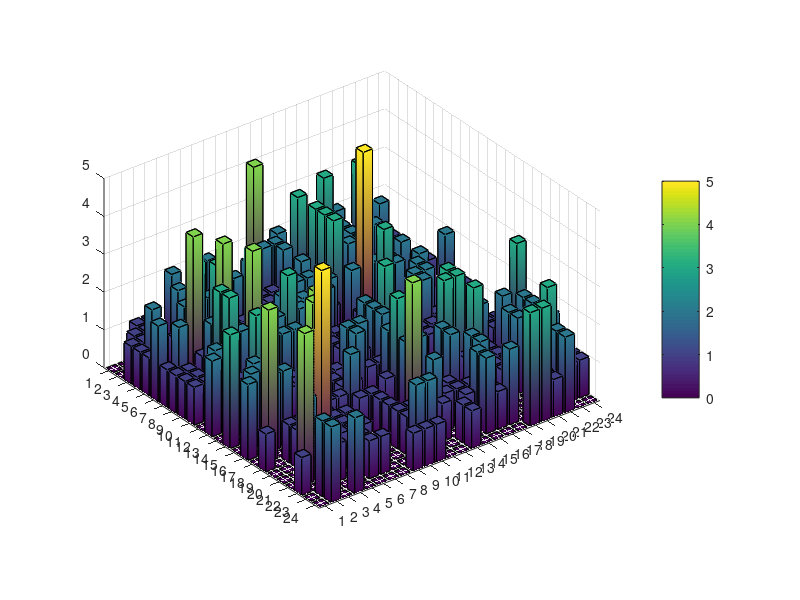
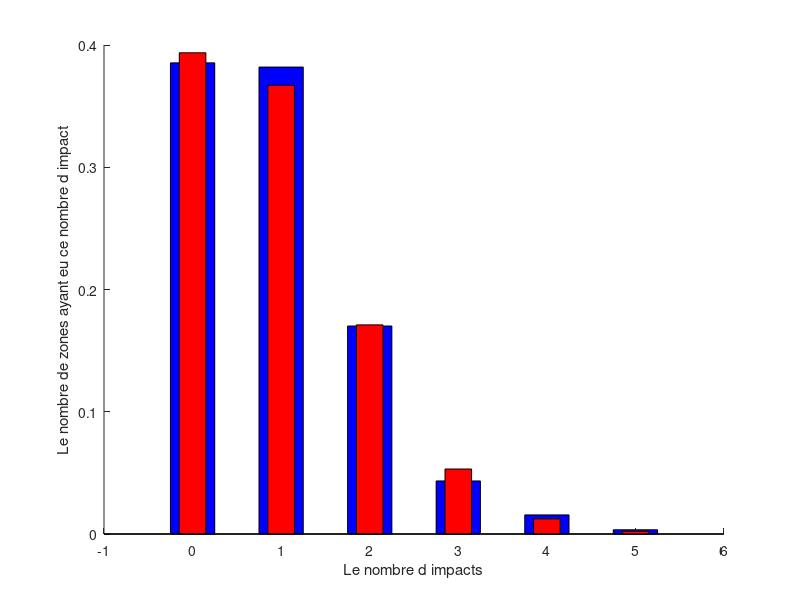

The MATLAB source for these figures, in order:
% Dans cette exo, on choisi les impacts aleatoirement.
clear all;close all; hold on; grid on;

n_cases=24;
cx=[1:n_cases];
cy=[1:n_cases];
[CX,CY]=meshgrid(cx,cy);

figure(1);
%mesh(CX,CY,zeros(n_cases,n_cases));

M = zeros (n_cases,n_cases);

n_impacts=537;

for i=1:n_impacts

    x=randi(n_cases);
    y=randi(n_cases);
    
    M(x,y)=M(x,y)+1;
    
end

b=bar3(M);
colorbar;

for i = 1:length(b)
     zdata = get(b(i),'Zdata');
     set(b(i),'Cdata',zdata);
     set(b,'EdgeColor','k','FaceColor','interp');

end

figure(2);hold on;
n_zones = n_cases*n_cases;

% La Probabilite theorique
M=M(:); % il mets les 24X24 par une ligne
m = max(M);
absM = [0:m];
m1 = hist(M,absM);
bar(absM,m1/n_zones,0.5,'-b');
xlabel('Le nombre d impacts');
ylabel('Le nombre de zones ayant eu ce nombre d impact');

% Le probabilite theorique:
% On considere un loi de Poisson
A = sum (M) / length(M); % Le parametre de notre loi de Poisson

Poi = zeros (0,m+1);
for k = 0:m
    Poi(k+1)= A^(k) / factorial(k);   
end
Poi = Poi*exp(-A);

bar(absM,Poi,0.3,'-r');
